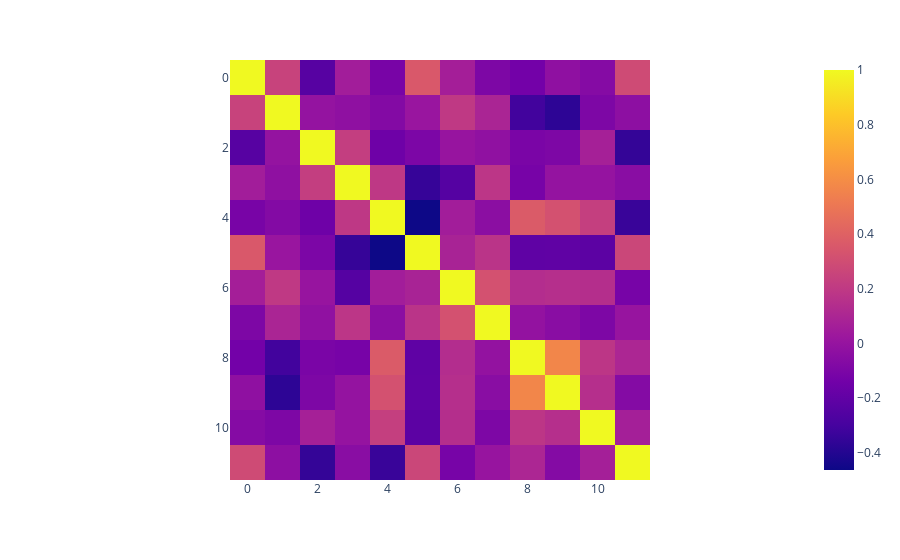

The notebook cell this image was saved under:
### Code cell
# get cosine similarity between each pair of matrices in the embedding matrix
from sklearn.metrics.pairwise import cosine_similarity
px.imshow(cosine_similarity(classifier.transformer.pos_embed.W_pos.detach()))

### Figure 1 — Plotly figure (JSON) as saved in the notebook; plotly's stock layout.template omitted (floating-point values rounded to 4 significant figures; data arrays with more than 128 entries replaced by an {"elided": "..."} marker saying what was removed)
{"data": [{"coloraxis": "coloraxis", "hovertemplate": "x: %{x}<br>y: %{y}<br>color: %{z}<extra></extra>", "name": "0", "type": "heatmap", "xaxis": "x", "yaxis": "y", "z": {"elided": "12x12 float values"}}], "layout": {"coloraxis": {"colorscale": [[0, "#0d0887"], [0.1111, "#46039f"], [0.2222, "#7201a8"], [0.3333, "#9c179e"], [0.4444, "#bd3786"], [0.5556, "#d8576b"], [0.6667, "#ed7953"], [0.7778, "#fb9f3a"], [0.8889, "#fdca26"], [1, "#f0f921"]]}, "margin": {"t": 60}, "xaxis": {"anchor": "y", "constrain": "domain", "domain": [0, 1], "scaleanchor": "y"}, "yaxis": {"anchor": "x", "autorange": "reversed", "constrain": "domain", "domain": [0, 1]}}}
